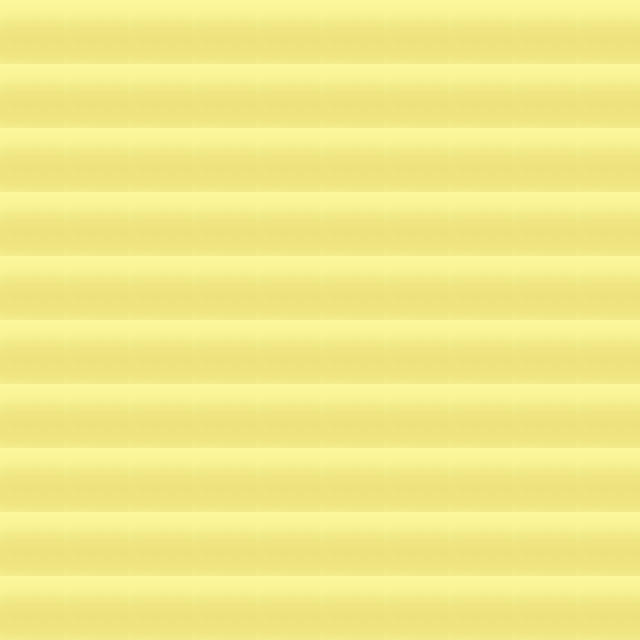

This is a level from a 2D game, rendered from its Tiled map with the project's own tilesets. A one-line summary and the map file follow, with tile-layer data summarised:
An orthogonal 10x10 tile map with 64x64 px tiles, 1 tile layer (Tile Layer 1) and 6 objects (Spawn1, Spawn2, Spawn4, Spawn3, Spawn5, ...).

<map version="1.0" orientation="orthogonal" renderorder="right-down" width="10" height="10" tilewidth="64" tileheight="64" nextobjectid="9">
 <tileset firstgid="1" name="desertTileSet" tilewidth="64" tileheight="64">
  <image source="desertTileSet.png" width="640" height="128" />
 </tileset>
 <layer name="Tile Layer 1" width="10" height="10">
  <data>[100 cells, 100 non-empty, 1 distinct tile ids]</data>
 </layer>
 <objectgroup name="Rocks" />
 <objectgroup name="Spawns">
  <object id="1" name="Spawn1" x="64" y="64" width="64" height="64">
   <properties>
    <property name="direction" value="180" />
   </properties>
   <ellipse />
  </object>
  <object id="2" name="Spawn2" x="64" y="192" width="64" height="64">
   <properties>
    <property name="direction" value="0" />
   </properties>
   <ellipse />
  </object>
  <object id="3" name="Spawn4" x="256" y="128" width="64" height="64">
   <properties>
    <property name="direction" value="0" />
   </properties>
   <ellipse />
  </object>
  <object id="4" name="Spawn3" x="256" y="64" width="64" height="64">
   <properties>
    <property name="direction" value="90" />
   </properties>
   <ellipse />
  </object>
  <object id="6" name="Spawn5" x="448" y="128" width="64" height="64">
   <properties>
    <property name="direction" value="0" />
   </properties>
   <ellipse />
  </object>
  <object id="8" name="Spawn6" x="512" y="64" width="64" height="64">
   <properties>
    <property name="direction" value="90" />
   </properties>
   <ellipse />
  </object>
 </objectgroup>
 <objectgroup name="Water" />
</map>